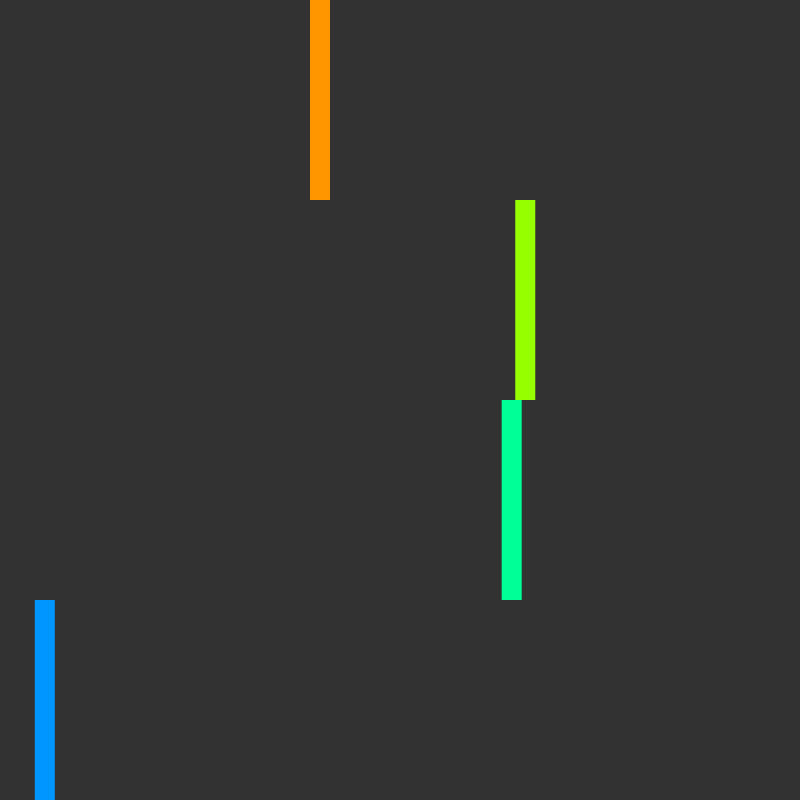
Frame 1 (no input)
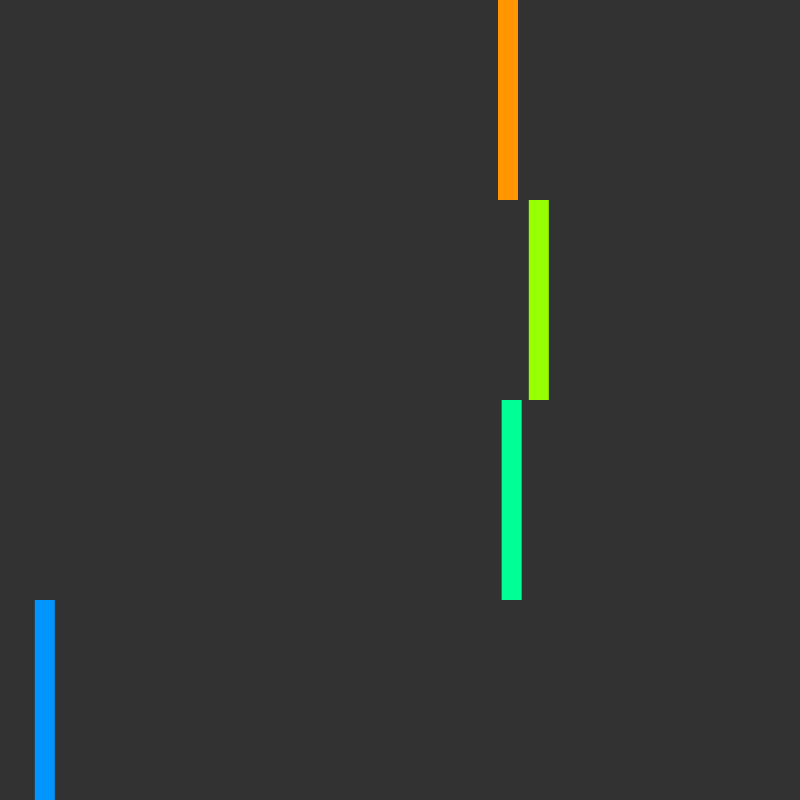
Frame 60 (the mouse pressed at the canvas centre just before this capture)
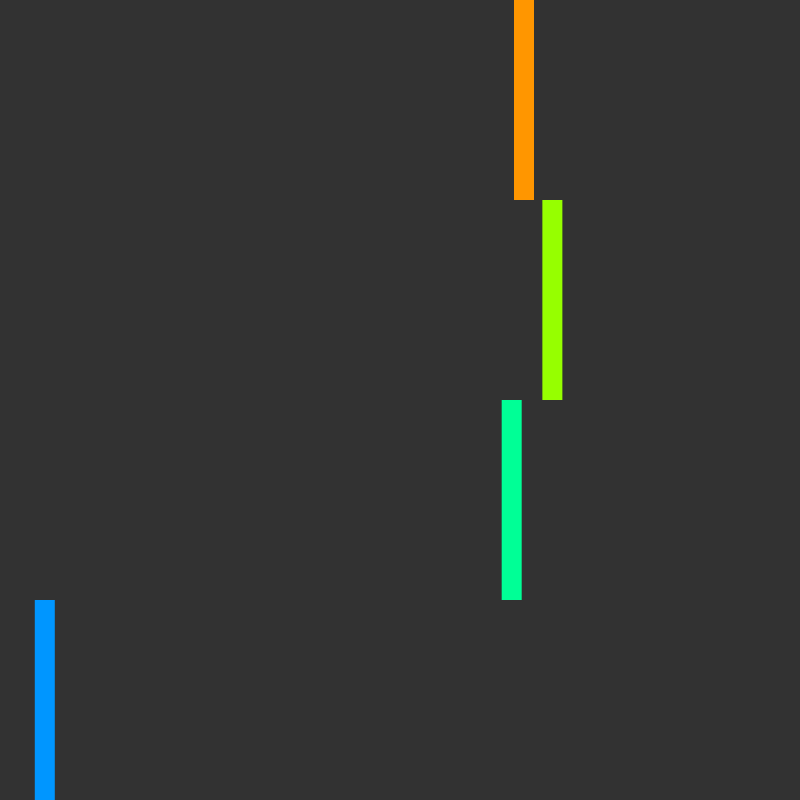
Frame 120 (the mouse held since frame 60 and released just before this capture)

The Processing sketch that drew these frames (run headless with seeded random() and noise(); from frame 60 on, the mouse is pressed at the canvas centre):

// Processing sketch: SimpleClock
// ── SimpleClock.pde

/*
SIMPLE CLOCK
Jeff Thompson | 2017 | jeffreythompson.org

There are a ton of ways you could visually display
time – this is a simple example to show you how you
could use time values, map(), and simple animation
to create a visual clock.

*/

void setup() {
  size(800,800);
  noStroke();
}

void draw() {
  background(50);
  
  // get time values and convert them into a usable range
  float sec = map(second(), 0,59, 0,width);
  float min = map(minute(), 0,59, 0,width);
  float hour = map(hour(), 0,23, 0,width);
  
  // millis (fraction of a second) will be a little different
  // since it runs continuously, and there are 1000 ms in a second,
  // we can use modulus (the remainder of division) to get its value 
  float millis = millis() % 1000;
  
  // draw each one as a rectangle 20px wide and a quarter
  // of the height of the screen
  
  fill(255,150,0);
  rect(millis,0, 20,height/4);
  
  fill(150,255,0);
  rect(sec,height/4, 20,height/4);
  
  fill(0,255,150);
  rect(min,height/2, 20,height/4);
  
  fill(0,150,255);
  rect(hour,height-height/4, 20,height/4);
}
